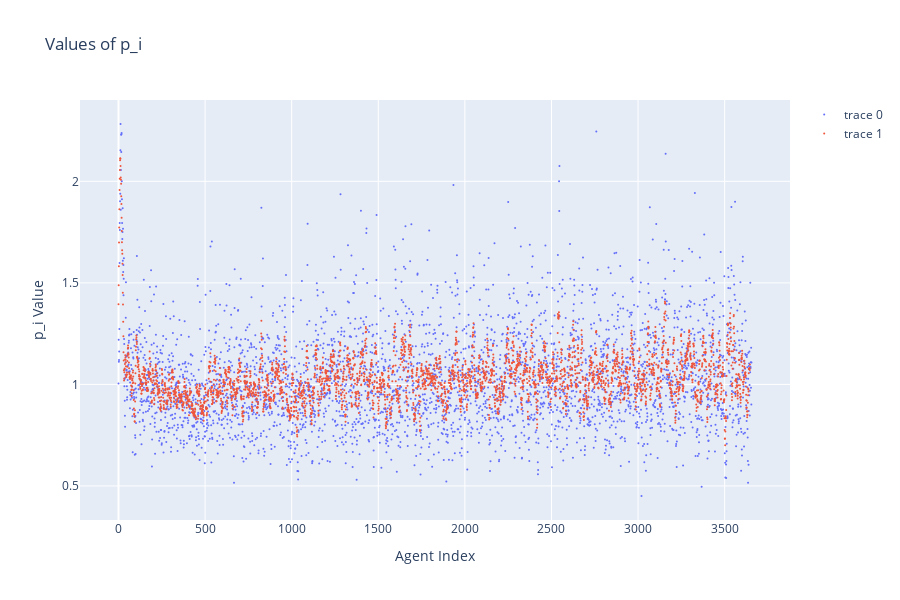

The cell this chart's notebook holds for it:
### Code cell
import plotly.graph_objs as go
import plotly.offline as pyo

trace = go.Scatter(
    y=score, mode="markers", marker=dict(size=2), line=dict(shape="linear")
)

trace2 = go.Scatter(
    y=score_smooth, mode="markers", marker=dict(size=2), line=dict(shape="linear")
)
layout = go.Layout(
    title="Values of p_i",
    xaxis=dict(title="Agent Index"),
    yaxis=dict(title="p_i Value"),
    width=900,
    height=600,
)

fig = go.Figure(data=[trace, trace2], layout=layout)
pyo.iplot(fig)

### Figure 1 — Plotly figure (JSON) as saved in the notebook; plotly's stock layout.template omitted (floating-point values rounded to 4 significant figures; data arrays with more than 128 entries replaced by an {"elided": "..."} marker saying what was removed)
{"data": [{"line": {"shape": "linear"}, "marker": {"size": 2}, "mode": "markers", "type": "scatter", "y": {"elided": "3656 float values"}}, {"line": {"shape": "linear"}, "marker": {"size": 2}, "mode": "markers", "type": "scatter", "y": {"elided": "3647 float values"}}], "layout": {"height": 600, "title": {"text": "Values of p_i"}, "width": 900, "xaxis": {"title": {"text": "Agent Index"}}, "yaxis": {"title": {"text": "p_i Value"}}}}
